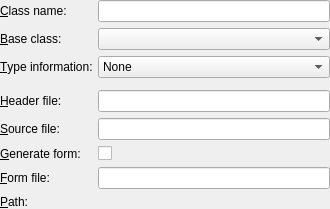
<?xml version="1.0" encoding="UTF-8"?>
<ui version="4.0">
 <class>Utils::NewClassWidget</class>
 <widget class="QWidget" name="Utils::NewClassWidget">
  <layout class="QFormLayout" name="formLayout">
   <property name="fieldGrowthPolicy">
    <enum>QFormLayout::ExpandingFieldsGrow</enum>
   </property>
   <property name="margin">
    <number>0</number>
   </property>
   <item row="0" column="0">
    <widget class="QLabel" name="classNameLabel">
     <property name="text">
      <string>&amp;Class name:</string>
     </property>
     <property name="buddy">
      <cstring>classLineEdit</cstring>
     </property>
    </widget>
   </item>
   <item row="0" column="1">
    <widget class="Utils::ClassNameValidatingLineEdit" name="classLineEdit"/>
   </item>
   <item row="1" column="0">
    <widget class="QLabel" name="baseClassLabel">
     <property name="text">
      <string>&amp;Base class:</string>
     </property>
     <property name="buddy">
      <cstring>baseClassComboBox</cstring>
     </property>
    </widget>
   </item>
   <item row="1" column="1">
    <widget class="QComboBox" name="baseClassComboBox">
     <property name="sizePolicy">
      <sizepolicy hsizetype="MinimumExpanding" vsizetype="Fixed">
       <horstretch>0</horstretch>
       <verstretch>0</verstretch>
      </sizepolicy>
     </property>
    </widget>
   </item>
   <item row="2" column="0">
    <widget class="QLabel" name="classTypeLabel">
     <property name="text">
      <string>&amp;Type information:</string>
     </property>
     <property name="buddy">
      <cstring>classTypeComboBox</cstring>
     </property>
    </widget>
   </item>
   <item row="2" column="1">
    <widget class="QComboBox" name="classTypeComboBox">
     <item>
      <property name="text">
       <string>None</string>
      </property>
     </item>
     <item>
      <property name="text">
       <string>Inherits QObject</string>
      </property>
     </item>
     <item>
      <property name="text">
       <string>Inherits QWidget</string>
      </property>
     </item>
     <item>
      <property name="text">
       <string>Inherits QDeclarativeItem - Qt Quick 1</string>
      </property>
     </item>
     <item>
      <property name="text">
       <string>Inherits QQuickItem - Qt Quick 2</string>
      </property>
     </item>
     <item>
      <property name="text">
       <string>Based on QSharedData</string>
      </property>
     </item>
    </widget>
   </item>
   <item row="3" column="0">
    <spacer name="verticalSpacer">
     <property name="orientation">
      <enum>Qt::Vertical</enum>
     </property>
     <property name="sizeType">
      <enum>QSizePolicy::Fixed</enum>
     </property>
     <property name="sizeHint" stdset="0">
      <size>
       <width>0</width>
       <height>0</height>
      </size>
     </property>
    </spacer>
   </item>
   <item row="3" column="1">
    <spacer name="verticalSpacer_2">
     <property name="orientation">
      <enum>Qt::Vertical</enum>
     </property>
     <property name="sizeType">
      <enum>QSizePolicy::Fixed</enum>
     </property>
     <property name="sizeHint" stdset="0">
      <size>
       <width>0</width>
       <height>0</height>
      </size>
     </property>
    </spacer>
   </item>
   <item row="4" column="0">
    <widget class="QLabel" name="headerLabel">
     <property name="text">
      <string>&amp;Header file:</string>
     </property>
     <property name="buddy">
      <cstring>headerFileLineEdit</cstring>
     </property>
    </widget>
   </item>
   <item row="4" column="1">
    <widget class="Utils::FileNameValidatingLineEdit" name="headerFileLineEdit"/>
   </item>
   <item row="5" column="0">
    <widget class="QLabel" name="sourceLabel">
     <property name="text">
      <string>&amp;Source file:</string>
     </property>
     <property name="buddy">
      <cstring>sourceFileLineEdit</cstring>
     </property>
    </widget>
   </item>
   <item row="5" column="1">
    <widget class="Utils::FileNameValidatingLineEdit" name="sourceFileLineEdit"/>
   </item>
   <item row="6" column="0">
    <widget class="QLabel" name="generateFormLabel">
     <property name="text">
      <string>&amp;Generate form:</string>
     </property>
     <property name="buddy">
      <cstring>generateFormCheckBox</cstring>
     </property>
    </widget>
   </item>
   <item row="6" column="1">
    <widget class="QCheckBox" name="generateFormCheckBox">
     <property name="text">
      <string/>
     </property>
    </widget>
   </item>
   <item row="7" column="0">
    <widget class="QLabel" name="formLabel">
     <property name="text">
      <string>&amp;Form file:</string>
     </property>
     <property name="buddy">
      <cstring>formFileLineEdit</cstring>
     </property>
    </widget>
   </item>
   <item row="7" column="1">
    <widget class="Utils::FileNameValidatingLineEdit" name="formFileLineEdit"/>
   </item>
   <item row="8" column="0">
    <widget class="QLabel" name="pathLabel">
     <property name="text">
      <string>&amp;Path:</string>
     </property>
     <property name="buddy">
      <cstring>pathLabel</cstring>
     </property>
    </widget>
   </item>
   <item row="8" column="1">
    <widget class="Utils::PathChooser" name="pathChooser"/>
   </item>
  </layout>
 </widget>
 <customwidgets>
  <customwidget>
   <class>Utils::ClassNameValidatingLineEdit</class>
   <extends>QLineEdit</extends>
   <header location="global">classnamevalidatinglineedit.h</header>
  </customwidget>
  <customwidget>
   <class>Utils::FileNameValidatingLineEdit</class>
   <extends>QLineEdit</extends>
   <header location="global">filenamevalidatinglineedit.h</header>
  </customwidget>
  <customwidget>
   <class>Utils::PathChooser</class>
   <extends>QWidget</extends>
   <header location="global">pathchooser.h</header>
   <container>1</container>
  </customwidget>
 </customwidgets>
 <resources/>
 <connections/>
</ui>
